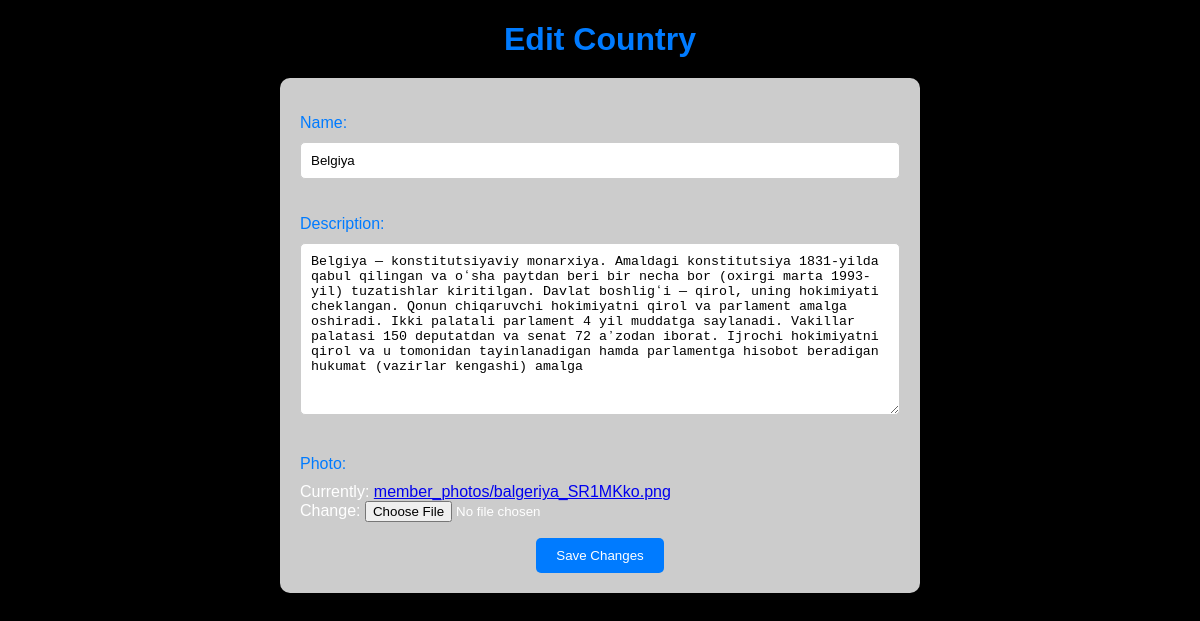
The page /edit/11/ on the database its author committed.
### nato/models.py (models this page shows)
class NATO_Member(models.Model):
    name = models.CharField(max_length=100)
    description = models.TextField()
    photo = models.ImageField(upload_to='member_photos/')  # Здесь указываем путь для сохранения изображений

### nato/views.py (the view)
# urls.py: path('edit/<int:country_id>/', views.edit_country_view, name='edit_country'),
def edit_country_view(request, country_id):
    country = NATO_Member.objects.get(id=country_id)
    if request.method == 'POST':
        form = CountryForm(request.POST, request.FILES, instance=country)
        if form.is_valid():
            form.save()
            return redirect('members_list')
    else:
        form = CountryForm(instance=country)
    return render(request, 'edit_country.html', {'form': form})

### nato/forms.py
class CountryForm(forms.ModelForm):
    class Meta:
        model = NATO_Member
        fields = ['name', 'description', 'photo']

### nato/templates/edit_country.html (shortened to what this page needs)
<!DOCTYPE html>
<html lang="en">
<head>
</head>
<body>
    <h1>Edit Country</h1>
    <form method="post" enctype="multipart/form-data">
        {{ form.as_p }}
        <button type="submit">Save Changes</button>
    </form>
</body>
</html>

### nato/templates/edit_country.html (style rules this page uses)
body { font-family: Arial, sans-serif; margin: 0; padding: 0; background-color: #000; color: #fff; }
h1 { color: #007bff; margin-bottom: 20px; text-align: center; }
form { max-width: 600px; margin: 0 auto; padding: 20px; background-color: rgba(255, 255, 255, 0.8); border-radius: 10px; box-shadow: 0 0 10px rgba(0, 0, 0, 0.1); }
label { display: block; margin-bottom: 10px; color: #007bff; }
input[type="text"], textarea { width: 100%; padding: 10px; margin-bottom: 20px; border: 1px solid #ccc; border-radius: 5px; box-sizing: border-box; }
button[type="submit"] { background-color: #007bff; color: #fff; border: none; padding: 10px 20px; border-radius: 5px; cursor: pointer; transition: background-color 0.3s ease-in-out; display: block; margin: 0 auto; }

### rows shown on the page
NATO_Member: name "Belgiya", description "Belgiya — konstitutsiyaviy monarxiya. Amaldagi konstitutsiya 1831-yilda qabul qilingan va oʻsha paytdan beri bir necha bor (oxirgi marta 1993-yil) tuzatishlar kiritilgan. Davlat boshligʻi — qirol, uning hokimiyati cheklangan. Qonun chiqaruvchi hokimiyatni qirol va parlament amalga oshiradi. Ikki palatali parlament 4 yil muddatga saylanadi. Vakillar palatasi 150 deputatdan va senat 72 aʼzodan iborat. Ijrochi hokimiyatni qirol va u tomonidan tayinlanadigan hamda parlamentga hisobot beradigan hukumat (vazirlar kengashi) amalga"
